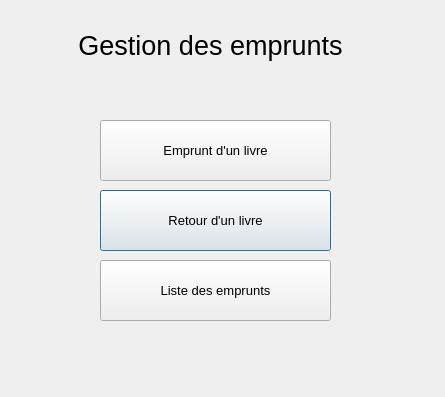
<?xml version="1.0" encoding="UTF-8"?>
<ui version="4.0">
 <class>Dialog</class>
 <widget class="QDialog" name="Dialog">
  <property name="geometry">
   <rect>
    <x>0</x>
    <y>0</y>
    <width>445</width>
    <height>397</height>
   </rect>
  </property>
  <property name="windowTitle">
   <string>Dialog</string>
  </property>
  <property name="modal">
   <bool>true</bool>
  </property>
  <widget class="QPushButton" name="Supp_emprunt">
   <property name="geometry">
    <rect>
     <x>100</x>
     <y>190</y>
     <width>231</width>
     <height>61</height>
    </rect>
   </property>
   <property name="font">
    <font>
     <pointsize>10</pointsize>
    </font>
   </property>
   <property name="text">
    <string>Retour d'un livre</string>
   </property>
  </widget>
  <widget class="QPushButton" name="Ajout_emprunt">
   <property name="geometry">
    <rect>
     <x>100</x>
     <y>120</y>
     <width>231</width>
     <height>61</height>
    </rect>
   </property>
   <property name="font">
    <font>
     <pointsize>10</pointsize>
    </font>
   </property>
   <property name="text">
    <string>Emprunt d'un livre</string>
   </property>
  </widget>
  <widget class="QPushButton" name="Liste_emprunts">
   <property name="geometry">
    <rect>
     <x>100</x>
     <y>260</y>
     <width>231</width>
     <height>61</height>
    </rect>
   </property>
   <property name="font">
    <font>
     <pointsize>10</pointsize>
    </font>
   </property>
   <property name="text">
    <string>Liste des emprunts</string>
   </property>
  </widget>
  <widget class="QLabel" name="Menu_livre">
   <property name="geometry">
    <rect>
     <x>0</x>
     <y>20</y>
     <width>421</width>
     <height>51</height>
    </rect>
   </property>
   <property name="font">
    <font>
     <pointsize>20</pointsize>
    </font>
   </property>
   <property name="text">
    <string>Gestion des emprunts</string>
   </property>
   <property name="alignment">
    <set>Qt::AlignCenter</set>
   </property>
  </widget>
 </widget>
 <resources/>
 <connections/>
</ui>
